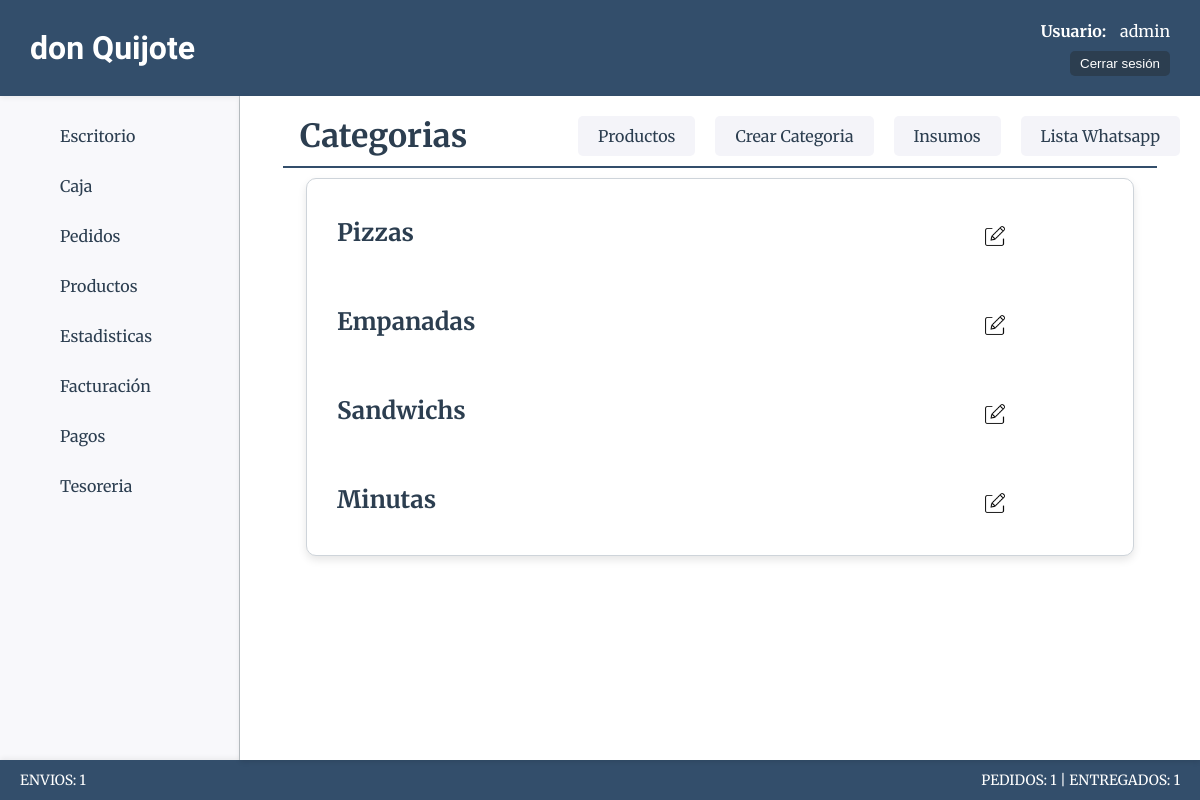
The app's page /productos/categorias/ (signed in), older data.
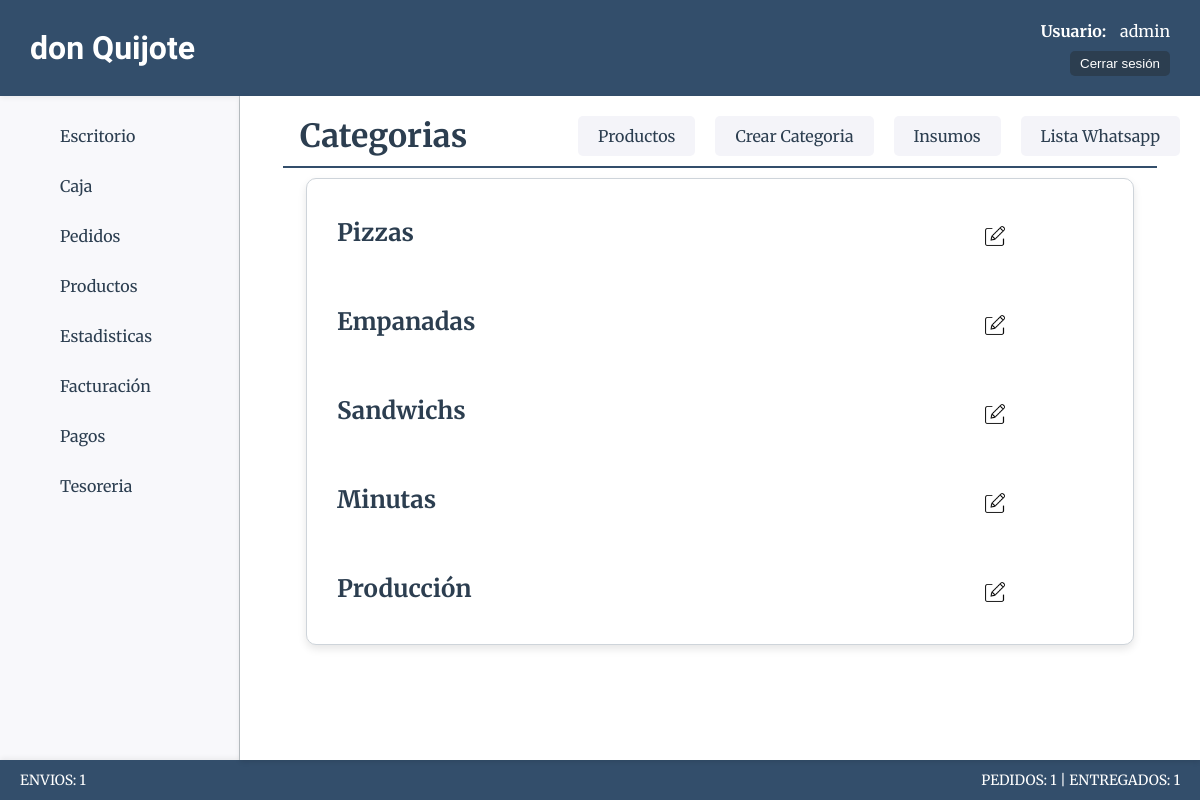
The same page, newer data.
### productos/models.py (models this page shows)
class ProductoCategoria(models.Model):
    nombre=models.CharField(max_length=50)
    estado=models.BooleanField(default=True)
    def __str__(self):
        return self.nombre

### productos/views.py (the view)
# urls.py: path("categorias/", views.categorias, name="categorias"),
@login_required
def categorias(request):
    categorias = ProductoCategoria.objects.all()
    return render(request, "productos/productocategoria.html", {'categorias':categorias})

### core/context_processors.py (called while the page is built)
def counter_pedidos(request):
    cant_pedidos = Pedido.objects.all().count()
    cant_entregados = Pedido.objects.filter(estado='entregado').count()
    cant_pendientes = Pedido.objects.filter(estado='pendiente').count()
    cant_reservados = Pedido.objects.filter(estado='reservado').count()
    cant_cancelado = Pedido.objects.filter(estado='cancelado').count()
    cant_pedidos = Pedido.objects.all().count() - cant_cancelado
    cant_envios = Pedido.objects.filter(forma_entrega__precio__gt=0).count() - cant_cancelado - cant_reservados
    return {
        'cant_pedidos':cant_pedidos,
        "cant_entregados":cant_entregados,
        "cant_pendientes":cant_pendientes,
        "cant_reservados":cant_reservados,
        "cant_envios":cant_envios
        }

### productos/templates/productos/productocategoria.html (shortened to what this page needs)
{% extends 'core/base.html' %}
{% load static %}
{% block css %}
    <link rel="stylesheet" href="{% static 'productos/css/styles.css' %}">
{% endblock css %}
{% block titulo %}
    {% include 'core/components/encabezado.html' with titulo_texto="Categorias" %}
{% endblock titulo %}
{% block main %}
    <div class="categorias-container card">
        {% for categoria in categorias %}
            <div class="productos">
                <h1 class="categoria-titulo">{{ categoria }}</h1>
                <div class="producto-opc">
                    <a href="{% url 'productos:categorias_update' categoria.id%}"><img class="icono-opc" src="{% static 'productos/img/editar.webp' %}" alt="Editar Producto"></a>
                </div>
            </div>
        {% endfor %}
    </div>
{% endblock main %}

Row changes from the older to the newer data that the page shows:
added ProductoCategoria: nombre "Producción"
